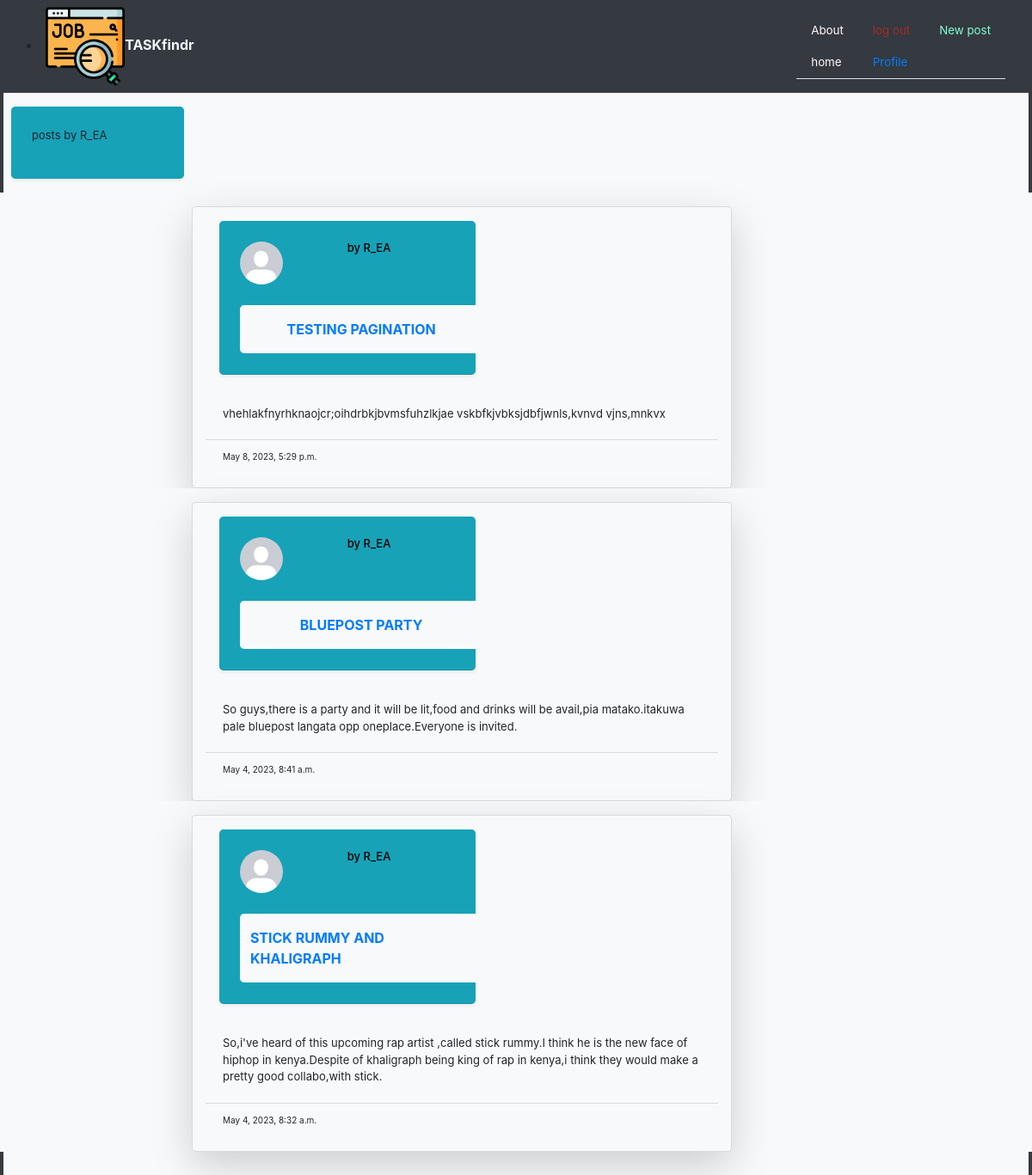
Page /user/R_EA/ (signed in) on the committed database.
### blog/models.py (models this page shows, shortened)
class blogpost(models.Model):
    title = models.CharField(max_length=100)
    content = models.TextField(max_length=500)
    date_posted = models.DateTimeField(default=timezone.now)
    author = models.ForeignKey(User,on_delete=models.CASCADE)
    spaces = models.CharField(choices=CATEGORY_CHOICES,max_length=30,null=False,default=None)
    value = models.IntegerField(default=20)
    reaction = models.ManyToManyField(User,through="Postreaction",related_name="blogpost_reactions")

### users/models.py (models this page shows, shortened)
class profile(models.Model):
    user = models.OneToOneField(User, on_delete = models.CASCADE)
    image = models.ImageField(default ='default.jpg', upload_to ='profile_pics')
    bio = models.TextField(default=True)
    preference = models.TextField(default=True)
    level= models.IntegerField(default=1)
    phone_number = models.IntegerField(default=0)
    reffered_by = models.CharField(max_length=50,default=None,null=True)
    leveled_up = models.BooleanField(default=False)

### blog/views.py (the view)
# urls.py: path('user/<str:username>/',userpostlistview.as_view(),name='user_post'),
class userpostlistview(LoginRequiredMixin,ListView):
    model= post
    template_name='blog/user_posts.html'
    context_object_name='posts'
    paginate_by=10
    def get_queryset(self):
        user = get_object_or_404(User, username= self.kwargs.get('username'))
        return  post.objects.filter(author=user).order_by('-date_posted')

### blogger/templates/blog/user_posts.html (shortened to what this page needs)
{%extends 'blog/base.html'%}
{%load static%}
{% block content %}
<div class="  bg-info col-lg-2  col-md-12 col-sm-10 m-3 p-2 shadow-sm rounded-lg">
    <div style="font-size:small"class='col p-2 m-2'>
      <p>posts by {{view.kwargs.username|upper}}</p>
    </div>
</div>
  <body class='container bg-dark col-lg-12 col-md-12 col sm-12 m-10 p-1'>
        {% for post in posts %}
        <div class='container bg-light col-lg-12 col-md-12 col-sm-12'>
            <div class="container bg-light mt-3 pb-20 col-lg-8 col-md-12 col-sm-12" id='home' style="height:50%">
                <div class="card bg-light rounded-lg shadow-lg col-lg-10 col-md-12 col-sm-6">
                    <div class=" card-header bg-info col-lg-6 col-sm-6 col-md-12 m-3 p-2 shadow-sm rounded-lg">
                      <div class='row p-2 m-2'>
                        <img class="rounded-circle" src="{{post.author.profile.image.url}}" style="width:20%" alt="pic">
                        <h2 style="font-size:small;"class="mx-auto card-text row"> <a style="color:black;"href="{% url 'user_post' post.author.username %}">by {{ post.author }}</a> </h2>
                      </div>
                      <div class=' row bg-light rounded-lg p-2 m-3 col-sm-12 ' style="">
                        <a href="{% url 'post_detail' post.pk %}" class='mx-auto p-1 m-1'><strong>{{post.title|upper}}</strong></a>
                      </div>
                    </div>
                    <div style="font-size:small"class="card-body">
                      <p class="card-text">{{ post.content}} </p>
                    </div>
                    <div style="font-size:x-small"class="card-footer bg-light">
                      <p>{{ post.date_posted}}</p>
                    </div>
                 </div>
            </div>
        </div>
        {% endfor %}
        <div class="mx-auto m-2 p-1">
        </div>
    </body>
{% endblock %}

### rows in the picture
blogpost: author.profile.image (placeholder picture), author "R_EA", title "TESTING PAGINATION", content "vhehlakfnyrhknaojcr;oihdrbkjbvmsfuhzlkjae vskbfkjvbksjdbfjwnls,kvnvd vjns,mnkvx", date_posted "May 8, 2023, 5:29 p.m."
blogpost: author.profile.image (placeholder picture), author "R_EA", title "BLUEPOST PARTY", content "So guys,there is a party and it will be lit,food and drinks will be avail,pia matako.itakuwa pale bluepost langata opp oneplace.Everyone is invited.", date_posted "May 4, 2023, 8:41 a.m."
blogpost: author.profile.image (placeholder picture), author "R_EA", title "STICK RUMMY AND KHALIGRAPH", content "So,i've heard of this upcoming rap artist ,called stick rummy.I think he is the new face of hiphop in kenya.Despite of khaligraph being king of rap in kenya,i think they would make a pretty good collabo,with stick.", date_posted "May 4, 2023, 8:32 a.m."

### other values in the picture
{{ view.kwargs.username|upper }} "R_EA"
